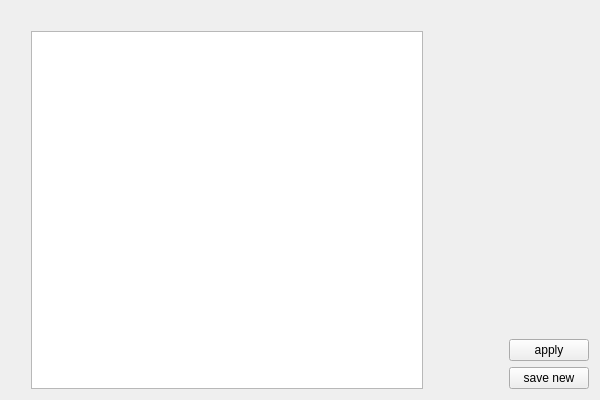
<?xml version="1.0" encoding="UTF-8"?>
<ui version="4.0">
 <class>Presets</class>
 <widget class="QWidget" name="Presets">
  <property name="geometry">
   <rect>
    <x>0</x>
    <y>0</y>
    <width>600</width>
    <height>400</height>
   </rect>
  </property>
  <property name="minimumSize">
   <size>
    <width>600</width>
    <height>400</height>
   </size>
  </property>
  <property name="baseSize">
   <size>
    <width>400</width>
    <height>400</height>
   </size>
  </property>
  <property name="windowTitle">
   <string>Form</string>
  </property>
  <layout class="QGridLayout" name="gridLayout">
   <item row="2" column="0">
    <spacer name="horizontalSpacer">
     <property name="orientation">
      <enum>Qt::Horizontal</enum>
     </property>
     <property name="sizeType">
      <enum>QSizePolicy::Fixed</enum>
     </property>
     <property name="sizeHint" stdset="0">
      <size>
       <width>20</width>
       <height>20</height>
      </size>
     </property>
    </spacer>
   </item>
   <item row="2" column="3">
    <layout class="QVBoxLayout" name="verticalLayout">
     <item>
      <spacer name="verticalSpacer_2">
       <property name="orientation">
        <enum>Qt::Vertical</enum>
       </property>
       <property name="sizeHint" stdset="0">
        <size>
         <width>20</width>
         <height>40</height>
        </size>
       </property>
      </spacer>
     </item>
     <item>
      <widget class="QPushButton" name="buttonApply">
       <property name="text">
        <string>apply</string>
       </property>
      </widget>
     </item>
     <item>
      <widget class="QPushButton" name="buttonSaveNew">
       <property name="text">
        <string>save new</string>
       </property>
      </widget>
     </item>
    </layout>
   </item>
   <item row="0" column="1">
    <spacer name="verticalSpacer">
     <property name="orientation">
      <enum>Qt::Vertical</enum>
     </property>
     <property name="sizeType">
      <enum>QSizePolicy::Fixed</enum>
     </property>
     <property name="sizeHint" stdset="0">
      <size>
       <width>20</width>
       <height>20</height>
      </size>
     </property>
    </spacer>
   </item>
   <item row="2" column="1">
    <widget class="QListWidget" name="listCfgs"/>
   </item>
   <item row="2" column="2">
    <spacer name="horizontalSpacer_2">
     <property name="orientation">
      <enum>Qt::Horizontal</enum>
     </property>
     <property name="sizeType">
      <enum>QSizePolicy::Fixed</enum>
     </property>
     <property name="sizeHint" stdset="0">
      <size>
       <width>80</width>
       <height>20</height>
      </size>
     </property>
    </spacer>
   </item>
  </layout>
 </widget>
 <resources/>
 <connections/>
</ui>
